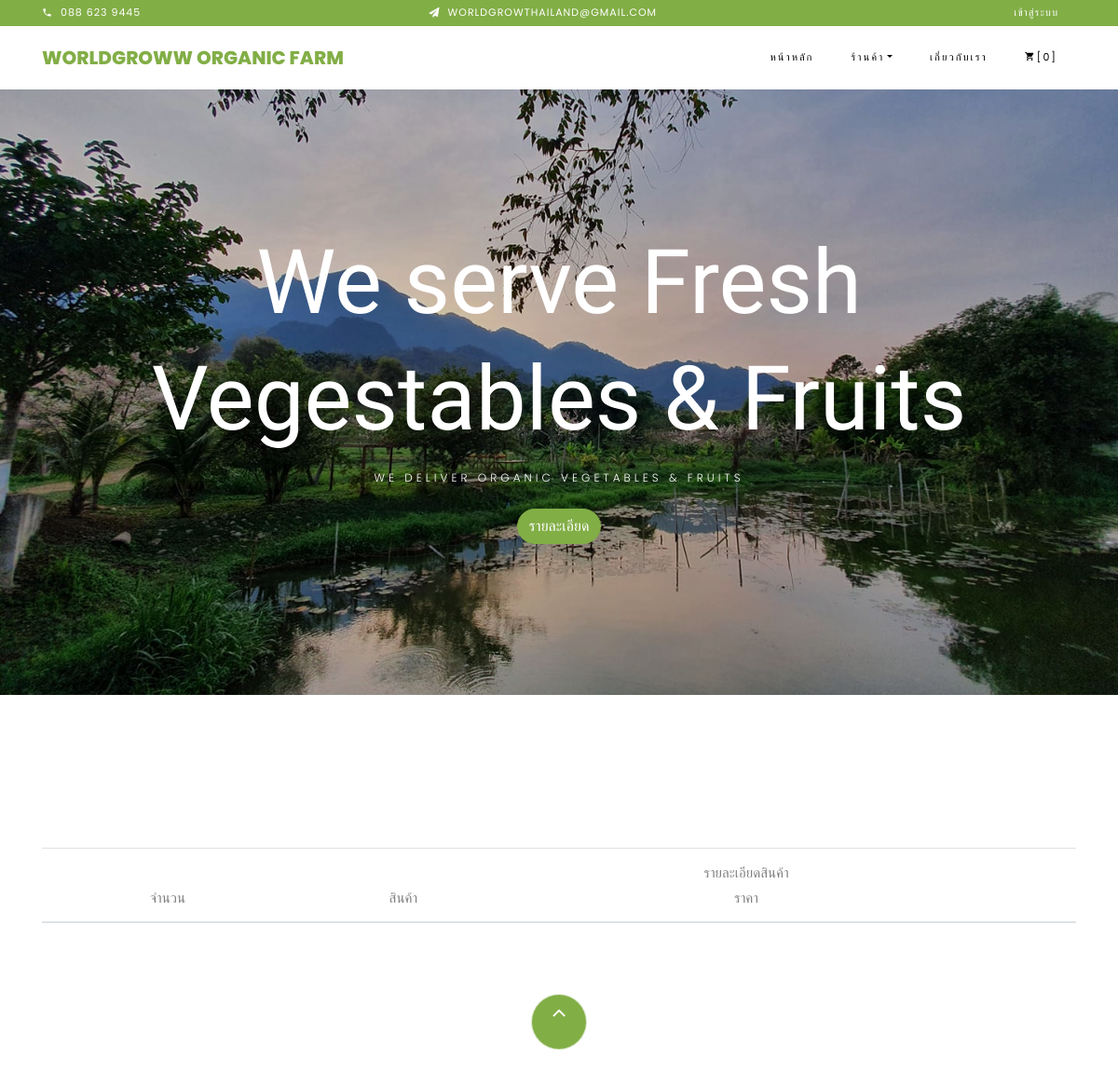
Before: / with the older database file.
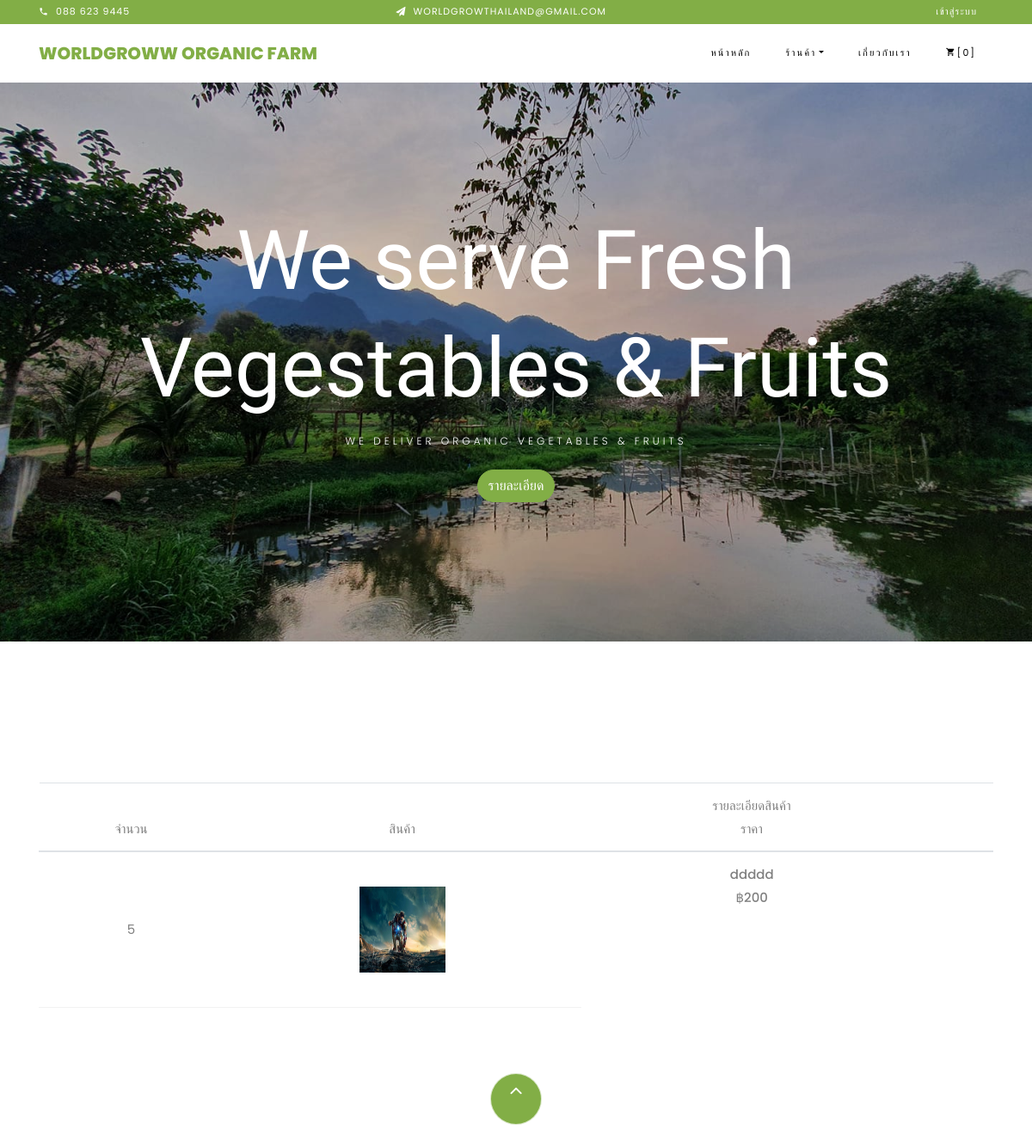
After: the same page with the newer database file.
### tables this page shows
CREATE TABLE `product` (
  `product_id` int(11) NOT NULL,
  `product_name` varchar(15) NOT NULL,
  `product_detail` varchar(30) NOT NULL,
  `price` int(15) NOT NULL,
  `quantity` int(15) NOT NULL,
  `producttype_id` int(11) NOT NULL,
  `pic` varchar(255) NOT NULL
);

### index.php (the view, shortened to what this page needs)
<?php
	include 'connectdb.php';
?>
<!DOCTYPE html>
<html lang="en">
  <head>
    <link rel="stylesheet" href="css/open-iconic-bootstrap.min.css">
    <link rel="stylesheet" href="css/animate.css">
    <link rel="stylesheet" href="css/owl.carousel.min.css">
    <link rel="stylesheet" href="css/owl.theme.default.min.css">
    <link rel="stylesheet" href="css/magnific-popup.css">
    <link rel="stylesheet" href="css/aos.css">
    <link rel="stylesheet" href="css/ionicons.min.css">
    <link rel="stylesheet" href="css/bootstrap-datepicker.css">
    <link rel="stylesheet" href="css/jquery.timepicker.css">
    <link rel="stylesheet" href="css/flaticon.css">
    <link rel="stylesheet" href="css/icomoon.css">
    <link rel="stylesheet" href="css/style.css">
  </head>
  <body class="goto-here">
		<div class="py-1 bg-primary">
    	<div class="container">
    		<div class="row no-gutters d-flex align-items-start align-items-center px-md-0">
	    		<div class="col-lg-12 d-block">
		    		<div class="row d-flex">
		    			<div class="col-md pr-4 d-flex topper align-items-center">
					    	<div class="icon mr-2 d-flex justify-content-center align-items-center"><span class="icon-phone2"></span></div>
						    <span class="text">088 623 9445</span>
					    </div>
					    <div class="col-md pr-5 d-flex topper align-items-center">
					    	<div class="icon mr-2 d-flex justify-content-center align-items-center"><span class="icon-paper-plane"></span></div>
						    <span class="text">worldgrowthailand@gmail.com</span>
					    </div>
					    <div class="col-md-3 pr-1 d-flex topper align-items-center text-lg-right">
							<?php
								if(!isset($_SESSION["username"])){
									echo "<a class='text' href='/worldgrow/login/login.php'>เข้าสู่ระบบ</a>";
								} else {
									echo "<span class='text'>ชื่อผู้ใช้งาน : ".$_SESSION["username"]."</span>";
									echo "&nbsp;&nbsp;";
									echo "<a class='text' href='action/logout.php' >ออกจากระบบ</a>";
								}
							?>
					    </div>
				    </div>
			    </div>
		    </div>
		</div>
    </div>
    <nav class="navbar navbar-expand-lg navbar-dark ftco_navbar bg-dark ftco-navbar-light" id="ftco-navbar">
	    <div class="container">
	      <a class="navbar-brand" href="index.php">Worldgroww Organic Farm</a>
	      <div class="collapse navbar-collapse" id="ftco-nav">
	        <ul class="navbar-nav ml-auto">
	          	<li class="nav-item active"><a href="index.php" class="nav-link" >หน้าหลัก</a></li>
	          	<li class="nav-item dropdown">
					<a class="nav-link dropdown-toggle" href="#" id="dropdown04" data-toggle="dropdown" aria-haspopup="true" aria-expanded="false">ร้านค้า</a>
				</li>
	          	<li class="nav-item"><a href="about.php" class="nav-link">เกี่ยวกับเรา</a></li>
	          	<li class="nav-item"><a href="order.php" class="nav-link"><span class="icon-shopping_cart"></span>[0]</a></li>
	        </ul>
	      </div>
	    </div>
	  </nav>
    <section id="home-section" class="hero">
		<div class="home-slider owl-carousel">
	      <div class="slider-item" style="background-image: url(images/bg-1.jpg);">
	      	<div class="overlay"></div>
	        <div class="container">
	          <div class="row slider-text justify-content-center align-items-center" data-scrollax-parent="true">
	            <div class="col-md-12 ftco-animate text-center">
	              <h1 class="mb-2">We serve Fresh Vegestables &amp; Fruits</h1>
	              <h2 class="subheading mb-4">We deliver organic vegetables &amp; fruits</h2>
	              <p><a href="about.php" class="btn btn-primary">รายละเอียด</a></p>
	            </div>
	          </div>
	        </div>
	      </div>
    </section>
    <section class="ftco-section">
    	<div class="container">
				<div class="row justify-content-center mb-3 pb-3">
        </div>
    	</div>
		<div class="container">
			<div class="table-responsive">
				<table class="table">
				<thead>
				<tr>
					<th>จำนวน</th>
					<th>สินค้า</th>
					<th>รายละเอียดสินค้า<br/>ราคา</th>
					<th></th>
				</tr>
				</thead>
				<tbody>
                <?php
                  	$sql = "SELECT product_id, product_name, product_detail, price, producttype_id, quantity, pic FROM product ";
				  	$result = $conn->query($sql);
				  	if ($result->num_rows > 0) {
                    	while($row = $result->fetch_assoc()) {
							echo "<tr> ";
								echo "<td>".$row['quantity']."</td>";
								echo "<td><img height='100' width='100' src='images/".$row['pic']."' alt='' /></td>";
								echo "<th>".$row['product_detail']."<br/>฿".$row['price']."</th>";
							echo "</tr> ";
						}
					}
				?>
				</tbody>
				</table>
			</div>
		</div>
    </section>
    <footer class="ftco-footer ftco-section">
      	<div class="container">
			<div class="row">
				<div class="mouse">
					<a href="#" class="mouse-icon">
						<div class="mouse-wheel"><span class="ion-ios-arrow-up"></span></div>
					</a>
				</div>
			</div>
      	</div>
    </footer>
  </body>
</html>

Changed rows visible on the page:
added product: quantity "5", pic (picture), product_detail "ddddd", price "200"
